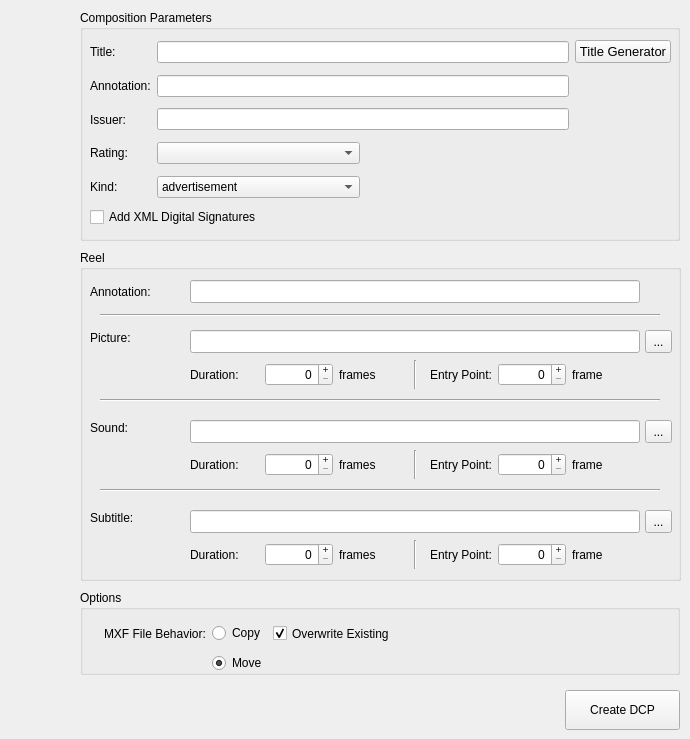
        <widget class="QWidget" name="xmlTab">
         <attribute name="title">
          <string notr="true">DCP</string>
         </attribute>
         <widget class="QGroupBox" name="cplGroupBox">
          <property name="geometry">
           <rect>
            <x>80</x>
            <y>10</y>
            <width>600</width>
            <height>231</height>
           </rect>
          </property>
          <property name="title">
           <string>Composition Parameters</string>
          </property>
          <widget class="QWidget" name="layoutWidget">
           <property name="geometry">
            <rect>
             <x>10</x>
             <y>28</y>
             <width>581</width>
             <height>189</height>
            </rect>
           </property>
           <layout class="QGridLayout" name="gridLayout_8">
            <item row="0" column="0">
             <widget class="QLabel" name="cplTitleLabel">
              <property name="sizePolicy">
               <sizepolicy hsizetype="Maximum" vsizetype="Expanding">
                <horstretch>0</horstretch>
                <verstretch>0</verstretch>
               </sizepolicy>
              </property>
              <property name="text">
               <string>Title:</string>
              </property>
             </widget>
            </item>
            <item row="0" column="1" colspan="2">
             <widget class="QLineEdit" name="cplTitleEdit">
              <property name="sizePolicy">
               <sizepolicy hsizetype="Expanding" vsizetype="Fixed">
                <horstretch>0</horstretch>
                <verstretch>0</verstretch>
               </sizepolicy>
              </property>
              <property name="text">
               <string notr="true"/>
              </property>
              <property name="maxLength">
               <number>80</number>
              </property>
             </widget>
            </item>
            <item row="0" column="3">
             <widget class="QPushButton" name="cplTitleGenButton">
              <property name="sizePolicy">
               <sizepolicy hsizetype="Maximum" vsizetype="Fixed">
                <horstretch>0</horstretch>
                <verstretch>0</verstretch>
               </sizepolicy>
              </property>
              <property name="font">
               <font>
                <pointsize>10</pointsize>
               </font>
              </property>
              <property name="text">
               <string>Title Generator</string>
              </property>
              <property name="flat">
               <bool>false</bool>
              </property>
             </widget>
            </item>
            <item row="1" column="0">
             <widget class="QLabel" name="cplAnnotationLabel">
              <property name="sizePolicy">
               <sizepolicy hsizetype="Maximum" vsizetype="Expanding">
                <horstretch>0</horstretch>
                <verstretch>0</verstretch>
               </sizepolicy>
              </property>
              <property name="text">
               <string>Annotation:</string>
              </property>
             </widget>
            </item>
            <item row="1" column="1" colspan="2">
             <widget class="QLineEdit" name="cplAnnotationEdit">
              <property name="sizePolicy">
               <sizepolicy hsizetype="MinimumExpanding" vsizetype="Fixed">
                <horstretch>0</horstretch>
                <verstretch>0</verstretch>
               </sizepolicy>
              </property>
              <property name="text">
               <string notr="true"/>
              </property>
              <property name="maxLength">
               <number>128</number>
              </property>
             </widget>
            </item>
            <item row="2" column="0">
             <widget class="QLabel" name="cplIssuerLabel">
              <property name="sizePolicy">
               <sizepolicy hsizetype="Maximum" vsizetype="Expanding">
                <horstretch>0</horstretch>
                <verstretch>0</verstretch>
               </sizepolicy>
              </property>
              <property name="text">
               <string>Issuer:</string>
              </property>
             </widget>
            </item>
            <item row="2" column="1" colspan="2">
             <widget class="QLineEdit" name="cplIssuerEdit">
              <property name="sizePolicy">
               <sizepolicy hsizetype="MinimumExpanding" vsizetype="Fixed">
                <horstretch>0</horstretch>
                <verstretch>0</verstretch>
               </sizepolicy>
              </property>
              <property name="text">
               <string notr="true"/>
              </property>
              <property name="maxLength">
               <number>128</number>
              </property>
             </widget>
            </item>
            <item row="3" column="0">
             <widget class="QLabel" name="cplRatingLabel">
              <property name="sizePolicy">
               <sizepolicy hsizetype="Maximum" vsizetype="Expanding">
                <horstretch>0</horstretch>
                <verstretch>0</verstretch>
               </sizepolicy>
              </property>
              <property name="text">
               <string>Rating:</string>
              </property>
             </widget>
            </item>
            <item row="3" column="1">
             <widget class="QComboBox" name="cplRatingComboBox">
              <item>
               <property name="text">
                <string notr="true"/>
               </property>
              </item>
              <item>
               <property name="text">
                <string notr="true">G</string>
               </property>
              </item>
              <item>
               <property name="text">
                <string notr="true">PG</string>
               </property>
              </item>
              <item>
               <property name="text">
                <string notr="true">PG-13</string>
               </property>
              </item>
              <item>
               <property name="text">
                <string notr="true">R</string>
               </property>
              </item>
              <item>
               <property name="text">
                <string notr="true">NC-17</string>
               </property>
              </item>
             </widget>
            </item>
            <item row="4" column="0">
             <widget class="QLabel" name="cplKindLabel">
              <property name="sizePolicy">
               <sizepolicy hsizetype="Maximum" vsizetype="Expanding">
                <horstretch>0</horstretch>
                <verstretch>0</verstretch>
               </sizepolicy>
              </property>
              <property name="text">
               <string>Kind:</string>
              </property>
             </widget>
            </item>
            <item row="4" column="1">
             <widget class="QComboBox" name="cplKindComboBox">
              <item>
               <property name="text">
                <string notr="true">advertisement</string>
               </property>
              </item>
              <item>
               <property name="text">
                <string notr="true">feature</string>
               </property>
              </item>
              <item>
               <property name="text">
                <string notr="true">policy</string>
               </property>
              </item>
              <item>
               <property name="text">
                <string notr="true">psa</string>
               </property>
              </item>
              <item>
               <property name="text">
                <string notr="true">rating</string>
               </property>
              </item>
              <item>
               <property name="text">
                <string notr="true">short</string>
               </property>
              </item>
              <item>
               <property name="text">
                <string notr="true">teaser</string>
               </property>
              </item>
              <item>
               <property name="text">
                <string notr="true">test</string>
               </property>
              </item>
              <item>
               <property name="text">
                <string notr="true">trailer</string>
               </property>
              </item>
              <item>
               <property name="text">
                <string notr="true">transitional</string>
               </property>
              </item>
             </widget>
            </item>
            <item row="5" column="0" colspan="2">
             <widget class="QCheckBox" name="digitalSignatureCheckBox">
              <property name="sizePolicy">
               <sizepolicy hsizetype="Maximum" vsizetype="Fixed">
                <horstretch>0</horstretch>
                <verstretch>0</verstretch>
               </sizepolicy>
              </property>
              <property name="text">
               <string notr="true">Add XML Digital Signatures</string>
              </property>
             </widget>
            </item>
            <item row="3" column="2" colspan="2">
             <spacer name="horizontalSpacer">
              <property name="orientation">
               <enum>Qt::Horizontal</enum>
              </property>
              <property name="sizeType">
               <enum>QSizePolicy::Expanding</enum>
              </property>
              <property name="sizeHint" stdset="0">
               <size>
                <width>100</width>
                <height>20</height>
               </size>
              </property>
             </spacer>
            </item>
           </layout>
          </widget>
         </widget>
         <widget class="QGroupBox" name="reelGroupBox">
          <property name="geometry">
           <rect>
            <x>80</x>
            <y>250</y>
            <width>601</width>
            <height>331</height>
           </rect>
          </property>
          <property name="layoutDirection">
           <enum>Qt::LeftToRight</enum>
          </property>
          <property name="title">
           <string>Reel</string>
          </property>
          <widget class="QLabel" name="reelAnnotationLabel">
           <property name="geometry">
            <rect>
             <x>10</x>
             <y>30</y>
             <width>100</width>
             <height>23</height>
            </rect>
           </property>
           <property name="text">
            <string>Annotation:</string>
           </property>
          </widget>
          <widget class="QLineEdit" name="reelAnnotationEdit">
           <property name="geometry">
            <rect>
             <x>110</x>
             <y>30</y>
             <width>450</width>
             <height>23</height>
            </rect>
           </property>
           <property name="text">
            <string notr="true"/>
           </property>
           <property name="maxLength">
            <number>128</number>
           </property>
          </widget>
          <widget class="QWidget" name="reelPictureWidget" native="true">
           <property name="geometry">
            <rect>
             <x>0</x>
             <y>70</y>
             <width>600</width>
             <height>71</height>
            </rect>
           </property>
           <widget class="QLabel" name="reelPictureLabel">
            <property name="geometry">
             <rect>
              <x>10</x>
              <y>10</y>
              <width>100</width>
              <height>16</height>
             </rect>
            </property>
            <property name="text">
             <string>Picture:</string>
            </property>
           </widget>
           <widget class="QToolButton" name="reelPictureButton">
            <property name="geometry">
             <rect>
              <x>565</x>
              <y>10</y>
              <width>27</width>
              <height>23</height>
             </rect>
            </property>
            <property name="text">
             <string notr="true">...</string>
            </property>
           </widget>
           <widget class="QLineEdit" name="reelPictureEdit">
            <property name="geometry">
             <rect>
              <x>110</x>
              <y>10</y>
              <width>450</width>
              <height>23</height>
             </rect>
            </property>
            <property name="text">
             <string notr="true"/>
            </property>
           </widget>
           <widget class="QWidget" name="layoutWidget6">
            <property name="geometry">
             <rect>
              <x>110</x>
              <y>40</y>
              <width>451</width>
              <height>29</height>
             </rect>
            </property>
            <layout class="QHBoxLayout" name="horizontalLayout">
             <item>
              <widget class="QLabel" name="reelPictureDurationLabel">
               <property name="text">
                <string>Duration:</string>
               </property>
              </widget>
             </item>
             <item>
              <widget class="QSpinBox" name="reelPictureDurationSpinBox">
               <property name="layoutDirection">
                <enum>Qt::LeftToRight</enum>
               </property>
               <property name="alignment">
                <set>Qt::AlignRight|Qt::AlignTrailing|Qt::AlignVCenter</set>
               </property>
               <property name="buttonSymbols">
                <enum>QAbstractSpinBox::PlusMinus</enum>
               </property>
               <property name="suffix">
                <string notr="true"/>
               </property>
               <property name="prefix">
                <string notr="true"/>
               </property>
               <property name="maximum">
                <number>999999</number>
               </property>
               <property name="value">
                <number>0</number>
               </property>
              </widget>
             </item>
             <item>
              <widget class="QLabel" name="reelPictureDurationFrameLabel">
               <property name="text">
                <string>frames</string>
               </property>
              </widget>
             </item>
             <item>
              <widget class="Line" name="line_5">
               <property name="orientation">
                <enum>Qt::Vertical</enum>
               </property>
              </widget>
             </item>
             <item>
              <widget class="QLabel" name="reelPictureOffsetLabel">
               <property name="text">
                <string>Entry Point:</string>
               </property>
               <property name="alignment">
                <set>Qt::AlignRight|Qt::AlignTrailing|Qt::AlignVCenter</set>
               </property>
              </widget>
             </item>
             <item>
              <widget class="QSpinBox" name="reelPictureOffsetSpinBox">
               <property name="layoutDirection">
                <enum>Qt::LeftToRight</enum>
               </property>
               <property name="frame">
                <bool>true</bool>
               </property>
               <property name="alignment">
                <set>Qt::AlignRight|Qt::AlignTrailing|Qt::AlignVCenter</set>
               </property>
               <property name="buttonSymbols">
                <enum>QAbstractSpinBox::PlusMinus</enum>
               </property>
               <property name="suffix">
                <string notr="true"/>
               </property>
               <property name="prefix">
                <string notr="true"/>
               </property>
               <property name="maximum">
                <number>999999</number>
               </property>
              </widget>
             </item>
             <item>
              <widget class="QLabel" name="reelPictureOffsetFrameLabel">
               <property name="text">
                <string>frame</string>
               </property>
              </widget>
             </item>
            </layout>
           </widget>
          </widget>
          <widget class="QWidget" name="reelSoundWidget" native="true">
           <property name="geometry">
            <rect>
             <x>0</x>
             <y>160</y>
             <width>600</width>
             <height>71</height>
            </rect>
           </property>
           <widget class="QLabel" name="reelSoundLabel">
            <property name="geometry">
             <rect>
              <x>10</x>
              <y>10</y>
              <width>100</width>
              <height>16</height>
             </rect>
            </property>
            <property name="text">
             <string>Sound:</string>
            </property>
           </widget>
           <widget class="QToolButton" name="reelSoundButton">
            <property name="geometry">
             <rect>
              <x>565</x>
              <y>10</y>
              <width>27</width>
              <height>23</height>
             </rect>
            </property>
            <property name="text">
             <string notr="true">...</string>
            </property>
           </widget>
           <widget class="QLineEdit" name="reelSoundEdit">
            <property name="geometry">
             <rect>
              <x>110</x>
              <y>10</y>
              <width>450</width>
              <height>23</height>
             </rect>
            </property>
            <property name="text">
             <string notr="true"/>
            </property>
           </widget>
           <widget class="QWidget" name="layoutWidget7">
            <property name="geometry">
             <rect>
              <x>110</x>
              <y>40</y>
              <width>451</width>
              <height>29</height>
             </rect>
            </property>
            <layout class="QHBoxLayout" name="horizontalLayout_2">
             <item>
              <widget class="QLabel" name="reelSoundDurationLabel">
               <property name="text">
                <string>Duration:</string>
               </property>
              </widget>
             </item>
             <item>
              <widget class="QSpinBox" name="reelSoundDurationSpinBox">
               <property name="layoutDirection">
                <enum>Qt::LeftToRight</enum>
               </property>
               <property name="alignment">
                <set>Qt::AlignRight|Qt::AlignTrailing|Qt::AlignVCenter</set>
               </property>
               <property name="buttonSymbols">
                <enum>QAbstractSpinBox::PlusMinus</enum>
               </property>
               <property name="suffix">
                <string notr="true"/>
               </property>
               <property name="prefix">
                <string notr="true"/>
               </property>
               <property name="maximum">
                <number>999999</number>
               </property>
               <property name="value">
                <number>0</number>
               </property>
              </widget>
             </item>
             <item>
              <widget class="QLabel" name="reelSoundDurationFrameLabel">
               <property name="text">
                <string>frames</string>
               </property>
              </widget>
             </item>
             <item>
              <widget class="Line" name="line">
               <property name="orientation">
                <enum>Qt::Vertical</enum>
               </property>
              </widget>
             </item>
             <item>
              <widget class="QLabel" name="reelSoundOffsetLabel">
               <property name="text">
                <string>Entry Point:</string>
               </property>
               <property name="alignment">
                <set>Qt::AlignRight|Qt::AlignTrailing|Qt::AlignVCenter</set>
               </property>
              </widget>
             </item>
             <item>
              <widget class="QSpinBox" name="reelSoundOffsetSpinBox">
               <property name="layoutDirection">
                <enum>Qt::LeftToRight</enum>
               </property>
               <property name="alignment">
                <set>Qt::AlignRight|Qt::AlignTrailing|Qt::AlignVCenter</set>
               </property>
               <property name="buttonSymbols">
                <enum>QAbstractSpinBox::PlusMinus</enum>
               </property>
               <property name="suffix">
                <string notr="true"/>
               </property>
               <property name="prefix">
                <string notr="true"/>
               </property>
               <property name="maximum">
                <number>999999</number>
               </property>
              </widget>
             </item>
             <item>
              <widget class="QLabel" name="reelSoundOffsetFrameLabel">
               <property name="text">
                <string>frame</string>
               </property>
              </widget>
             </item>
            </layout>
           </widget>
          </widget>
          <widget class="QWidget" name="reelSubtitleWidget" native="true">
           <property name="geometry">
            <rect>
             <x>0</x>
             <y>250</y>
             <width>600</width>
             <height>71</height>
            </rect>
           </property>
           <widget class="QLabel" name="reelSubtitleLabel">
            <property name="geometry">
             <rect>
              <x>10</x>
              <y>10</y>
              <width>100</width>
              <height>16</height>
             </rect>
            </property>
            <property name="text">
             <string>Subtitle:</string>
            </property>
           </widget>
           <widget class="QToolButton" name="reelSubtitleButton">
            <property name="geometry">
             <rect>
              <x>565</x>
              <y>10</y>
              <width>27</width>
              <height>23</height>
             </rect>
            </property>
            <property name="text">
             <string notr="true">...</string>
            </property>
           </widget>
           <widget class="QLineEdit" name="reelSubtitleEdit">
            <property name="geometry">
             <rect>
              <x>110</x>
              <y>10</y>
              <width>450</width>
              <height>23</height>
             </rect>
            </property>
            <property name="text">
             <string notr="true"/>
            </property>
           </widget>
           <widget class="QWidget" name="layoutWidget8">
            <property name="geometry">
             <rect>
              <x>110</x>
              <y>40</y>
              <width>451</width>
              <height>29</height>
             </rect>
            </property>
            <layout class="QHBoxLayout" name="horizontalLayout_3">
             <item>
              <widget class="QLabel" name="reelSubtitleDurationLabel">
               <property name="text">
                <string>Duration:</string>
               </property>
              </widget>
             </item>
             <item>
              <widget class="QSpinBox" name="reelSubtitleDurationSpinBox">
               <property name="layoutDirection">
                <enum>Qt::LeftToRight</enum>
               </property>
               <property name="alignment">
                <set>Qt::AlignRight|Qt::AlignTrailing|Qt::AlignVCenter</set>
               </property>
               <property name="buttonSymbols">
                <enum>QAbstractSpinBox::PlusMinus</enum>
               </property>
               <property name="suffix">
                <string notr="true"/>
               </property>
               <property name="prefix">
                <string notr="true"/>
               </property>
               <property name="maximum">
                <number>999999</number>
               </property>
               <property name="value">
                <number>0</number>
               </property>
              </widget>
             </item>
             <item>
              <widget class="QLabel" name="reelSubtitleDurationFrameLabel">
               <property name="text">
                <string>frames</string>
               </property>
              </widget>
             </item>
             <item>
              <widget class="Line" name="line_4">
               <property name="orientation">
                <enum>Qt::Vertical</enum>
               </property>
              </widget>
             </item>
             <item>
              <widget class="QLabel" name="reelSubtitleOffsetLabel">
               <property name="text">
                <string>Entry Point:</string>
               </property>
               <property name="alignment">
                <set>Qt::AlignRight|Qt::AlignTrailing|Qt::AlignVCenter</set>
               </property>
              </widget>
             </item>
             <item>
              <widget class="QSpinBox" name="reelSubtitleOffsetSpinBox">
               <property name="layoutDirection">
                <enum>Qt::LeftToRight</enum>
               </property>
               <property name="alignment">
                <set>Qt::AlignRight|Qt::AlignTrailing|Qt::AlignVCenter</set>
               </property>
               <property name="buttonSymbols">
                <enum>QAbstractSpinBox::PlusMinus</enum>
               </property>
               <property name="suffix">
                <string notr="true"/>
               </property>
               <property name="prefix">
                <string notr="true"/>
               </property>
               <property name="maximum">
                <number>999999</number>
               </property>
              </widget>
             </item>
             <item>
              <widget class="QLabel" name="reelSubtitleOffsetFrameLabel">
               <property name="text">
                <string>frame</string>
               </property>
              </widget>
             </item>
            </layout>
           </widget>
          </widget>
          <widget class="Line" name="line_1">
           <property name="geometry">
            <rect>
             <x>20</x>
             <y>55</y>
             <width>560</width>
             <height>20</height>
            </rect>
           </property>
           <property name="orientation">
            <enum>Qt::Horizontal</enum>
           </property>
          </widget>
          <widget class="Line" name="line_2">
           <property name="geometry">
            <rect>
             <x>20</x>
             <y>140</y>
             <width>560</width>
             <height>20</height>
            </rect>
           </property>
           <property name="orientation">
            <enum>Qt::Horizontal</enum>
           </property>
          </widget>
          <widget class="Line" name="line_3">
           <property name="geometry">
            <rect>
             <x>20</x>
             <y>230</y>
             <width>560</width>
             <height>20</height>
            </rect>
           </property>
           <property name="orientation">
            <enum>Qt::Horizontal</enum>
           </property>
          </widget>
         </widget>
         <widget class="QPushButton" name="createDcpButton">
          <property name="geometry">
           <rect>
            <x>565</x>
            <y>690</y>
            <width>115</width>
            <height>40</height>
           </rect>
          </property>
          <property name="text">
           <string>Create DCP</string>
          </property>
         </widget>
         <widget class="QGroupBox" name="gbDCP">
          <property name="geometry">
           <rect>
            <x>80</x>
            <y>590</y>
            <width>600</width>
            <height>85</height>
           </rect>
          </property>
          <property name="title">
           <string>Options</string>
          </property>
          <widget class="QWidget" name="layoutWidget">
           <property name="geometry">
            <rect>
             <x>24</x>
             <y>30</y>
             <width>561</width>
             <height>55</height>
            </rect>
           </property>
           <layout class="QGridLayout" name="gridLayout_7">
            <item row="0" column="0">
             <widget class="QLabel" name="label">
              <property name="sizePolicy">
               <sizepolicy hsizetype="Maximum" vsizetype="Preferred">
                <horstretch>0</horstretch>
                <verstretch>0</verstretch>
               </sizepolicy>
              </property>
              <property name="text">
               <string>MXF File Behavior:</string>
              </property>
              <property name="textFormat">
               <enum>Qt::AutoText</enum>
              </property>
             </widget>
            </item>
            <item row="0" column="1">
             <widget class="QRadioButton" name="rbCopyMxf">
              <property name="sizePolicy">
               <sizepolicy hsizetype="Maximum" vsizetype="Fixed">
                <horstretch>0</horstretch>
                <verstretch>0</verstretch>
               </sizepolicy>
              </property>
              <property name="text">
               <string>Copy</string>
              </property>
             </widget>
            </item>
            <item row="0" column="2">
             <widget class="QCheckBox" name="overwriteMxfCB">
              <property name="sizePolicy">
               <sizepolicy hsizetype="MinimumExpanding" vsizetype="Fixed">
                <horstretch>0</horstretch>
                <verstretch>25</verstretch>
               </sizepolicy>
              </property>
              <property name="minimumSize">
               <size>
                <width>0</width>
                <height>25</height>
               </size>
              </property>
              <property name="toolTip">
               <string>Overwrite existing j2c files. Uncheck if you are resuming a previous conversion, which will save time.</string>
              </property>
              <property name="text">
               <string>Overwrite Existing</string>
              </property>
              <property name="checked">
               <bool>true</bool>
              </property>
             </widget>
            </item>
            <item row="1" column="1">
             <widget class="QRadioButton" name="rbMoveMxf">
              <property name="sizePolicy">
               <sizepolicy hsizetype="Maximum" vsizetype="Fixed">
                <horstretch>0</horstretch>
                <verstretch>0</verstretch>
               </sizepolicy>
              </property>
              <property name="text">
               <string>Move</string>
              </property>
              <property name="checked">
               <bool>true</bool>
              </property>
             </widget>
            </item>
           </layout>
          </widget>
         </widget>
        </widget>
